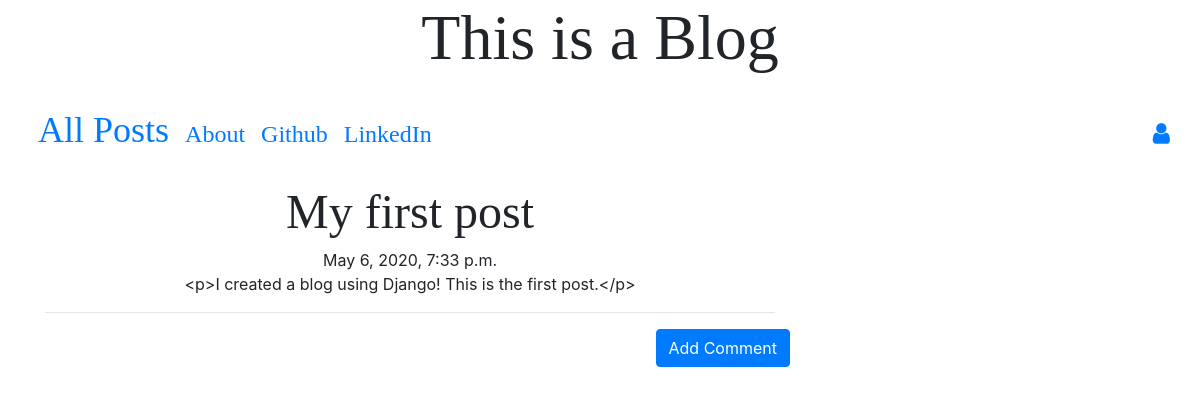
The app's page /post/4 with its own data.
### blog/models.py (models this page shows, shortened)
class Post(models.Model):
    author = models.ForeignKey('auth.User', on_delete=models.CASCADE)
    title = models.CharField(max_length=200)
    text = models.TextField()
    create_date = models.DateTimeField(default=timezone.now)
    published_date = models.DateTimeField(blank=True,null=True)

### blog/views.py (the view)
# urls.py: path('post/<int:pk>',views.PostDetailView.as_view(),name='post_detail'),
class PostDetailView(DetailView):
    model = Post

### blog/templates/blog/post_detail.html (shortened to what this page needs)
{% extends "blog/base.html" %}
{% block content %}
<h1 class="posttitle loader">{{post.title}}</h1>
{% if post.published_date %}
<div class="date postdate">
  {{post.published_date}}
  <br>
  {{post.text}}
</div>
{% else %}
{{post.text}}
<br>
<a class='btn btn-primary' href="{% url 'post_publish' pk=post.pk %}">Publish</a>
{% endif %}
<hr>
<a class='btn btn-primary btn-comment' href="{% url 'add_comment_to_post' pk=post.pk %}">Add Comment</a>
<div class="container">
  {% for comment in post.comments.all %}
  <br>
  {% empty %}
  <p>No Comments!</p>
  {% endfor %}
</div>
{% endblock %}

### blog/static/css/blog.css (style rules this page uses)
.postdate { text-align: center; }
.posttitle { font-family: 'Playfair Display', serif; font-size: 3em; text-align: center; }
.btn-comment { position: absolute; right: 0px; }
.loader { filter:hue-rotate(0deg); color: linear-gradient(45deg,#0f8,#08f); animation:hue 5000ms infinite linear; }

### records on screen
Post: title "My first post", published_date "May 6, 2020, 7:33 p.m.", text "<p>I created a blog using Django! This is the first post.</p>"
